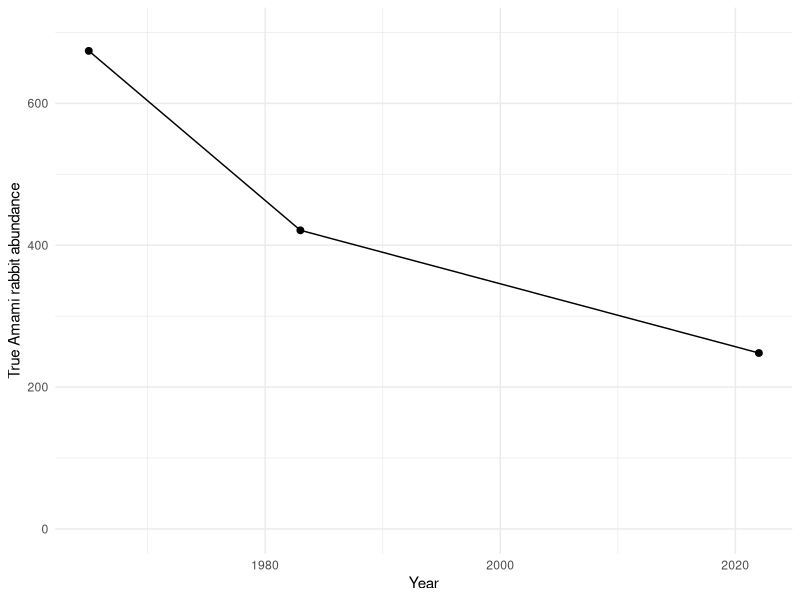
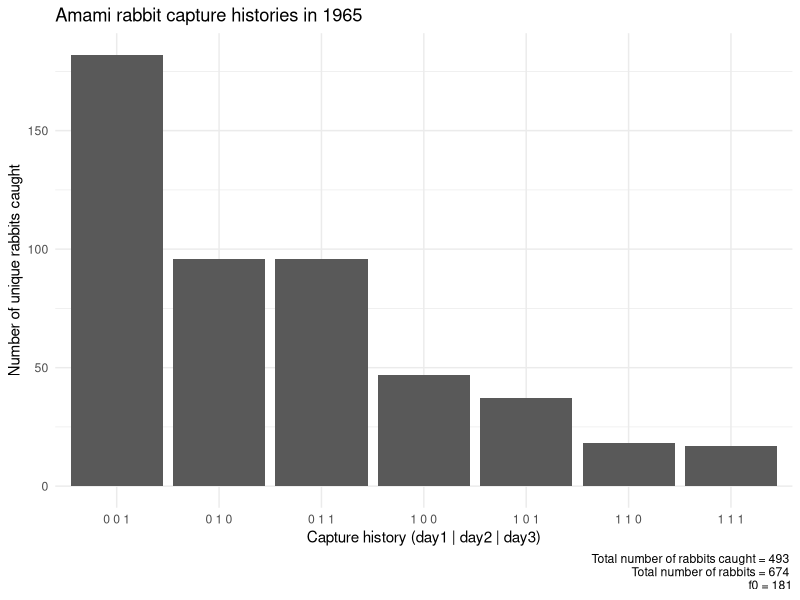
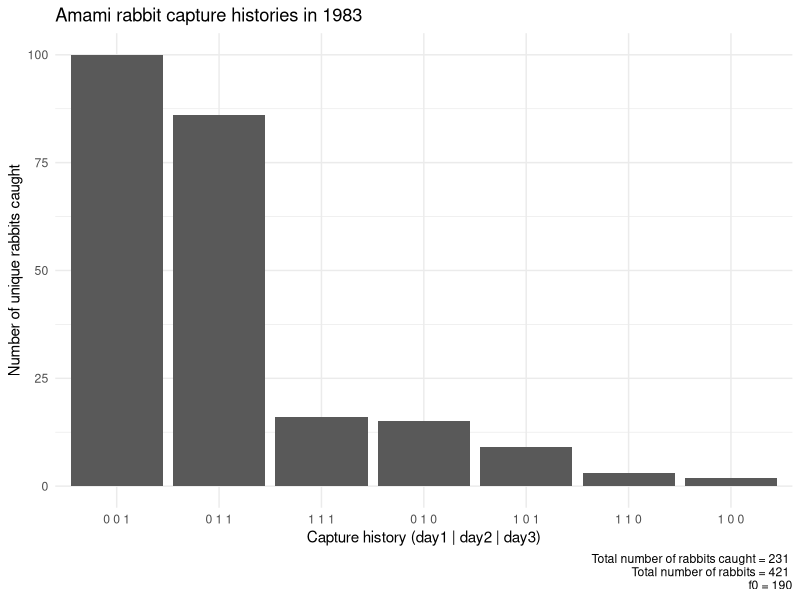
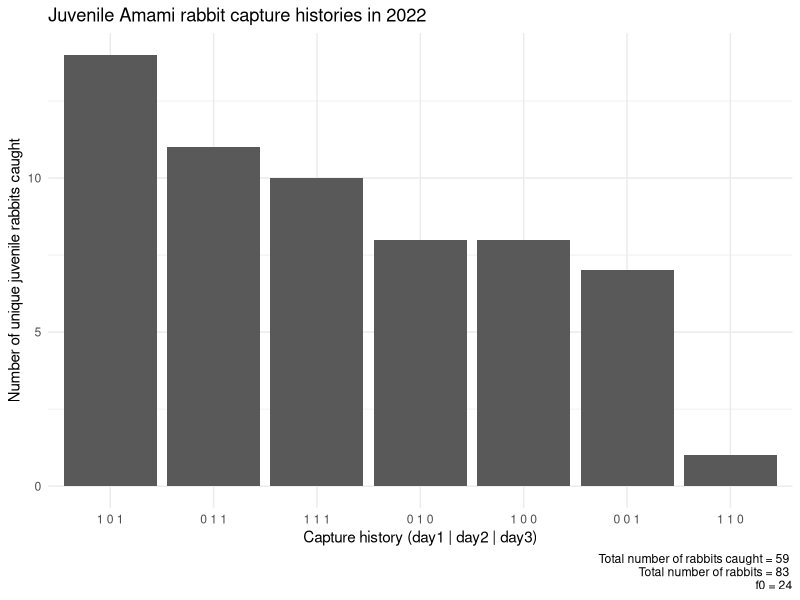
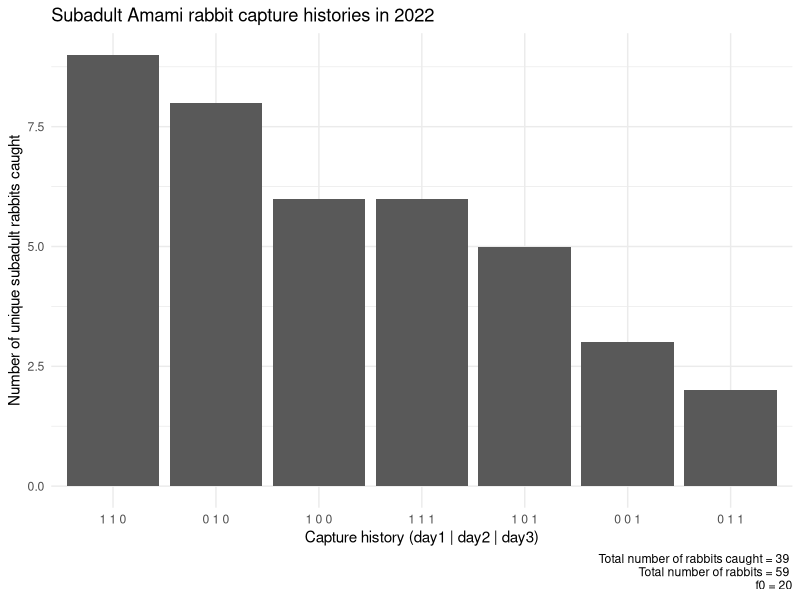
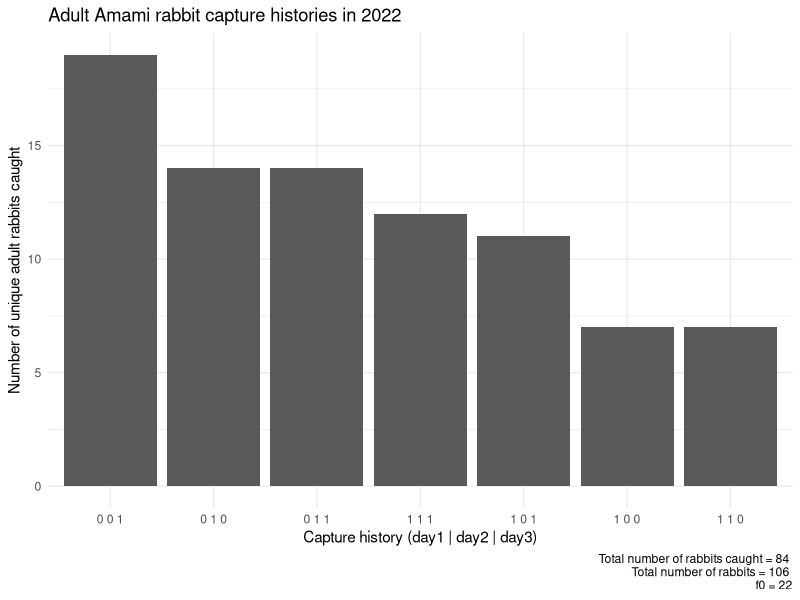

Write the R code that produced these figures, in order.
## ---- chunk 1
knitr::opts_chunk$set(echo = TRUE, 
                      message = FALSE, 
                      warning = FALSE)
## ---- chunk 2
library(tidyverse)
## ---- chunk 3
df <- data.frame(
  year = c(1965, 1983, 2022),
  abundance = c(674, 421, 83 + 59 + 106)
)

ggplot(df) +
  geom_point(aes(x = year, y = abundance), size = 2) +
  geom_path(aes(x = year, y = abundance)) +
  labs(x = "Year",
       y = "True Amami rabbit abundance") +
  ylim(c(0, 700)) +
  theme_bw() +
  theme_minimal()
## ---- chunk 4
# Set seed so that the random numbers are the same each time you run the script
set.seed(666)

# total number of rabbits
N <- 674

# number of days of trapping
t <- 3

# capture probabilities (must be same length as number of days)
p <- c(0.17, 0.34, 0.48)

# create empty matrix
cap <- matrix(nrow = N, ncol = t, data = NA)

# see how many rabbits are actually captured on each day
# Based on binomial distribution with probability p[day], do this for all rabbits (N) where there is only a single day to capture (1)
cap[,1] <- rbinom(N, 1, p[1])
cap[,2] <- rbinom(N, 1, p[2])
cap[,3] <- rbinom(N, 1, p[3])

# Combine and store it in a dataframe
cap1965 <- data.frame(
  CH = paste(cap[,1], cap[,2], cap[,3])
)

# Turn it into a frequency table
cap1965 <- cap1965 %>% 
  count(CH, sort = T)

# Remove rabbits never caught (this is what students are trying to estimate)
cap1965 <- cap1965[cap1965$CH != "0 0 0",]

# Adding comments for students

cap1965$comment <- NA

for(i in 1:nrow(cap1965)){
  if(cap1965$CH[i] == "1 1 1"){
    cap1965$comment[i] <- "/* Number of rabbits caught on day 1, 2, 3 */"
  } else if(cap1965$CH[i] == "1 1 0") {
    cap1965$comment[i] <- "/* Number of rabbits caught on day 1, 2 */"
  } else if(cap1965$CH[i] == "0 1 1") {
    cap1965$comment[i] <- "/* Number of rabbits caught on day 2, 3 */"
  } else if(cap1965$CH[i] == "1 0 1") {
    cap1965$comment[i] <- "/* Number of rabbits caught on day 1, 3 */"
  } else if(cap1965$CH[i] == "1 0 0") {
    cap1965$comment[i] <- "/* Number of rabbits caught on day 1 */"
  } else if(cap1965$CH[i] == "0 1 0") {
    cap1965$comment[i] <- "/* Number of rabbits caught on day 2 */"
  } else if(cap1965$CH[i] == "0 0 1") {
    cap1965$comment[i] <- "/* Number of rabbits caught on day 3 */"
  }
}

# Final data looks like:
cap1965[,c(3, 1, 2)]
## ---- chunk 5
library(ggplot2)

ggplot(cap1965) +
  geom_col(aes(x = reorder(CH, -n), y = n)) +
  labs(x = "Capture history (day1 | day2 | day3)",
       y = "Number of unique rabbits caught",
       title = "Amami rabbit capture histories in 1965",
       caption = paste("Total number of rabbits caught =", sum(as.numeric(cap1965$n)), "\n",
                       "Total number of rabbits =", N, "\n",
                       "f0 =", N - sum(as.numeric(cap1965$n)))) +
  theme_bw() +
  theme_minimal()
## ---- chunk 6
# Set seed so that the random numbers are the same each time you run the script
set.seed(666)

# total number of rabbits
N <- 421

# number of days of trapping
t <- 3

# capture probabilities (must be same length as number of days)
p <- c(0.07, 0.24, 0.38)

# recapture probability (must be of length t - 1)
pr <- c(0.64, 0.87)

# create empty matrix
cap <- matrix(nrow = N, ncol = t, data = NA)

# see how many rabbits are actually captured on each day
# Based on binomial distribution with probability p[day], do this for all rabbits (N) where there is only a single day to capture (1)
cap[,1] <- rbinom(N, 1, p[1])

# For day 2, use a for loop to go through each individual (i)
# If rabbit [i] had not been caught on day 1 (cap[i,1] == 0)
  # Then it uses the capture prob for day 2 p[2]
  # But if it was caught, then use recapture prob for day 2 (pr[1])
for(i in 1:nrow(cap)){
  cap[i,2] <- ifelse(cap[i,1] == 0, rbinom(N, 1, p[2]), rbinom(N, 1, pr[1]))
}
# Repeat above loop but for last day
for(i in 1:nrow(cap)){
  cap[i,3] <- ifelse(cap[i,1] == 0 & cap[i,2] == 0, rbinom(N, 1, p[3]), rbinom(N, 1, pr[2]))
}

# Combine and store it in a dataframe
cap1983 <- data.frame(
  CH = paste(cap[,1], cap[,2], cap[,3])
)

# Turn it into a frequency table
cap1983 <- cap1983 %>% 
  count(CH, sort = T)

# Remove rabbits never caught (this is what students are trying to estimate)
cap1983 <- cap1983[cap1983$CH != "0 0 0",]

# Adding comments for students

cap1983$comment <- NA

for(i in 1:nrow(cap1983)){
  if(cap1983$CH[i] == "1 1 1"){
    cap1983$comment[i] <- "/* Number of rabbits caught on day 1, 2, 3 */"
  } else if(cap1983$CH[i] == "1 1 0") {
    cap1983$comment[i] <- "/* Number of rabbits caught on day 1, 2 */"
  } else if(cap1983$CH[i] == "0 1 1") {
    cap1983$comment[i] <- "/* Number of rabbits caught on day 2, 3 */"
  } else if(cap1983$CH[i] == "1 0 1") {
    cap1983$comment[i] <- "/* Number of rabbits caught on day 1, 3 */"
  } else if(cap1983$CH[i] == "1 0 0") {
    cap1983$comment[i] <- "/* Number of rabbits caught on day 1 */"
  } else if(cap1983$CH[i] == "0 1 0") {
    cap1983$comment[i] <- "/* Number of rabbits caught on day 2 */"
  } else if(cap1983$CH[i] == "0 0 1") {
    cap1983$comment[i] <- "/* Number of rabbits caught on day 3 */"
  }
}

# Final data looks like:
cap1983[,c(3, 1, 2)]
## ---- chunk 7
library(ggplot2)

ggplot(cap1983) +
  geom_col(aes(x = reorder(CH, -n), y = n)) +
  labs(x = "Capture history (day1 | day2 | day3)",
       y = "Number of unique rabbits caught",
       title = "Amami rabbit capture histories in 1983",
       caption = paste("Total number of rabbits caught =", sum(as.numeric(cap1983$n)), "\n",
                       "Total number of rabbits =", N, "\n",
                       "f0 =", N - sum(as.numeric(cap1983$n)))) +
  theme_bw() +
  theme_minimal()
## ---- chunk 8
# Set seed so that the random numbers are the same each time you run the script
set.seed(666)

# total number of rabbits
N <- 83

# number of days of trapping
t <- 3

# capture probabilities (must be same length as number of days)
p <- c(0.36, 0.36, 0.36)

# recapture probability (must be of length t - 1)
pr <- c(0.42, 0.54)

# create empty matrix
cap <- matrix(nrow = N, ncol = t, data = NA)

# see how many rabbits are actually captured on each day
# Based on binomial distribution with probability p[day], do this for all rabbits (N) where there is only a single day to capture (1)
cap[,1] <- rbinom(N, 1, p[1])
# For day 2, use a for loop to go through each individual (i)
# If rabbit [i] had not been caught on day 1 (cap[i,1] == 0)
  # Then it uses the capture prob for day 2 p[2]
  # But if it was caught, then use recapture prob for day 2 (pr[1])
for(i in 1:nrow(cap)){
  cap[i,2] <- ifelse(cap[i,1] == 0, rbinom(N, 1, p[2]), rbinom(N, 1, pr[1]))
}
for(i in 1:nrow(cap)){
  cap[i,3] <- ifelse(cap[i,1] == 0 & cap[i,2] == 0, rbinom(N, 1, p[3]), rbinom(N, 1, pr[2]))
}

# Combine and store it in a dataframe
cap2022_juv <- data.frame(
  CH = paste(cap[,1], cap[,2], cap[,3])
)

# Turn it into a frequency table
cap2022_juv <- cap2022_juv %>% 
  count(CH, sort = T)

# Remove rabbits never caught (this is what students are trying to estimate)
cap2022_juv <- cap2022_juv[cap2022_juv$CH != "0 0 0",]

# Adding comments for students

cap2022_juv$comment <- NA

for(i in 1:nrow(cap2022_juv)){
  if(cap2022_juv$CH[i] == "1 1 1"){
    cap2022_juv$comment[i] <- "/* Number of rabbits caught on day 1, 2, 3 */"
  } else if(cap2022_juv$CH[i] == "1 1 0") {
    cap2022_juv$comment[i] <- "/* Number of rabbits caught on day 1, 2 */"
  } else if(cap2022_juv$CH[i] == "0 1 1") {
    cap2022_juv$comment[i] <- "/* Number of rabbits caught on day 2, 3 */"
  } else if(cap2022_juv$CH[i] == "1 0 1") {
    cap2022_juv$comment[i] <- "/* Number of rabbits caught on day 1, 3 */"
  } else if(cap2022_juv$CH[i] == "1 0 0") {
    cap2022_juv$comment[i] <- "/* Number of rabbits caught on day 1 */"
  } else if(cap2022_juv$CH[i] == "0 1 0") {
    cap2022_juv$comment[i] <- "/* Number of rabbits caught on day 2 */"
  } else if(cap2022_juv$CH[i] == "0 0 1") {
    cap2022_juv$comment[i] <- "/* Number of rabbits caught on day 3 */"
  }
}

# Final data looks like:
cap2022_juv[,c(3, 1, 2)]
## ---- chunk 9
library(ggplot2)

ggplot(cap2022_juv) +
  geom_col(aes(x = reorder(CH, -n), y = n)) +
  labs(x = "Capture history (day1 | day2 | day3)",
       y = "Number of unique juvenile rabbits caught",
       title = "Juvenile Amami rabbit capture histories in 2022",
       caption = paste("Total number of rabbits caught =", sum(as.numeric(cap2022_juv$n)), "\n",
                       "Total number of rabbits =", N, "\n",
                       "f0 =", N - sum(as.numeric(cap2022_juv$n)))) +
  theme_bw() +
  theme_minimal()
## ---- chunk 10
# Set seed so that the random numbers are the same each time you run the script
set.seed(666)

# total number of rabbits
N <- 59

# number of t of trapping
t <- 3

# capture probabilities (must be same length as number of t)
p <- c(0.46, 0.23, 0.13)

# recapture probability (must be of length t - 1)
pr <- c(0.39, 0.48)

# create empty matrix
cap <- matrix(nrow = N, ncol = t, data = NA)

# see how many rabbits are actually captured on each day
# Based on binomial distribution with probability p[day], do this for all rabbits (N) where there is only a single day to capture (1)
cap[,1] <- rbinom(N, 1, p[1])
# For day 2, use a for loop to go through each individual (i)
# If rabbit [i] had not been caught on day 1 (cap[i,1] == 0)
  # Then it uses the capture prob for day 2 p[2]
  # But if it was caught, then use recapture prob for day 2 (pr[1])
for(i in 1:nrow(cap)){
  cap[i,2] <- ifelse(cap[i,1] == 0, rbinom(N, 1, p[2]), rbinom(N, 1, pr[1]))
}
for(i in 1:nrow(cap)){
  cap[i,3] <- ifelse(cap[i,1] == 0 & cap[i,2] == 0, rbinom(N, 1, p[3]), rbinom(N, 1, pr[2]))
}

# Combine and store it in a dataframe
cap2022_suba <- data.frame(
  CH = paste(cap[,1], cap[,2], cap[,3])
)

# Turn it into a frequency table
cap2022_suba <- cap2022_suba %>% 
  count(CH, sort = T)

# Remove rabbits never caught (this is what students are trying to estimate)
cap2022_suba <- cap2022_suba[cap2022_suba$CH != "0 0 0",]

# Adding comments for students

cap2022_suba$comment <- NA

for(i in 1:nrow(cap2022_juv)){
  if(cap2022_suba$CH[i] == "1 1 1"){
    cap2022_suba$comment[i] <- "/* Number of rabbits caught on day 1, 2, 3 */"
  } else if(cap2022_suba$CH[i] == "1 1 0") {
    cap2022_suba$comment[i] <- "/* Number of rabbits caught on day 1, 2 */"
  } else if(cap2022_suba$CH[i] == "0 1 1") {
    cap2022_suba$comment[i] <- "/* Number of rabbits caught on day 2, 3 */"
  } else if(cap2022_suba$CH[i] == "1 0 1") {
    cap2022_suba$comment[i] <- "/* Number of rabbits caught on day 1, 3 */"
  } else if(cap2022_suba$CH[i] == "1 0 0") {
    cap2022_suba$comment[i] <- "/* Number of rabbits caught on day 1 */"
  } else if(cap2022_suba$CH[i] == "0 1 0") {
    cap2022_suba$comment[i] <- "/* Number of rabbits caught on day 2 */"
  } else if(cap2022_suba$CH[i] == "0 0 1") {
    cap2022_suba$comment[i] <- "/* Number of rabbits caught on day 3 */"
  }
}

# Final data looks like:
cap2022_suba[,c(3, 1, 2)]
## ---- chunk 11
library(ggplot2)

ggplot(cap2022_suba) +
  geom_col(aes(x = reorder(CH, -n), y = n)) +
  labs(x = "Capture history (day1 | day2 | day3)",
       y = "Number of unique subadult rabbits caught",
       title = "Subadult Amami rabbit capture histories in 2022",
       caption = paste("Total number of rabbits caught =", sum(as.numeric(cap2022_suba$n)), "\n",
                       "Total number of rabbits =", N, "\n",
                       "f0 =", N - sum(as.numeric(cap2022_suba$n)))) +
  theme_bw() +
  theme_minimal()
## ---- chunk 12
# Set seed so that the random numbers are the same each time you run the script
set.seed(666)

# total number of rabbits
N <- 106

# number of days of trapping
t <- 3

# capture probabilities (must be same length as number of days)
p <- c(0.26, 0.38, 0.43)

# recapture probability (must be of length t - 1)
pr <- c(0.56, 0.56)

# create empty matrix
cap <- matrix(nrow = N, ncol = t, data = NA)

# see how many rabbits are actually captured on each day
# Based on binomial distribution with probability p[day], do this for all rabbits (N) where there is only a single day to capture (1)
cap[,1] <- rbinom(N, 1, p[1])
# For day 2, use a for loop to go through each individual (i)
# If rabbit [i] had not been caught on day 1 (cap[i,1] == 0)
  # Then it uses the capture prob for day 2 p[2]
  # But if it was caught, then use recapture prob for day 2 (pr[1])
for(i in 1:nrow(cap)){
  cap[i,2] <- ifelse(cap[i,1] == 0, rbinom(N, 1, p[2]), rbinom(N, 1, pr[1]))
}
for(i in 1:nrow(cap)){
  cap[i,3] <- ifelse(cap[i,1] == 0 & cap[i,2] == 0, rbinom(N, 1, p[3]), rbinom(N, 1, pr[2]))
}

# Combine and store it in a dataframe
cap2022_adult <- data.frame(
  CH = paste(cap[,1], cap[,2], cap[,3])
)

# Turn it into a frequency table
cap2022_adult <- cap2022_adult %>% 
  count(CH, sort = T)

# Remove rabbits never caught (this is what students are trying to estimate)
cap2022_adult <- cap2022_adult[cap2022_adult$CH != "0 0 0",]

# Adding comments for students

cap2022_adult$comment <- NA

for(i in 1:nrow(cap2022_juv)){
  if(cap2022_adult$CH[i] == "1 1 1"){
    cap2022_adult$comment[i] <- "/* Number of rabbits caught on day 1, 2, 3 */"
  } else if(cap2022_adult$CH[i] == "1 1 0") {
    cap2022_adult$comment[i] <- "/* Number of rabbits caught on day 1, 2 */"
  } else if(cap2022_adult$CH[i] == "0 1 1") {
    cap2022_adult$comment[i] <- "/* Number of rabbits caught on day 2, 3 */"
  } else if(cap2022_adult$CH[i] == "1 0 1") {
    cap2022_adult$comment[i] <- "/* Number of rabbits caught on day 1, 3 */"
  } else if(cap2022_adult$CH[i] == "1 0 0") {
    cap2022_adult$comment[i] <- "/* Number of rabbits caught on day 1 */"
  } else if(cap2022_adult$CH[i] == "0 1 0") {
    cap2022_adult$comment[i] <- "/* Number of rabbits caught on day 2 */"
  } else if(cap2022_adult$CH[i] == "0 0 1") {
    cap2022_adult$comment[i] <- "/* Number of rabbits caught on day 3 */"
  }
}

# Final data looks like:
cap2022_adult[,c(3, 1, 2)]
## ---- chunk 13
library(ggplot2)

ggplot(cap2022_adult) +
  geom_col(aes(x = reorder(CH, -n), y = n)) +
  labs(x = "Capture history (day1 | day2 | day3)",
       y = "Number of unique adult rabbits caught",
       title = "Adult Amami rabbit capture histories in 2022",
       caption = paste("Total number of rabbits caught =", sum(as.numeric(cap2022_adult$n)), "\n",
                       "Total number of rabbits =", N, "\n",
                       "f0 =", N - sum(as.numeric(cap2022_adult$n)))) +
  theme_bw() +
  theme_minimal()
